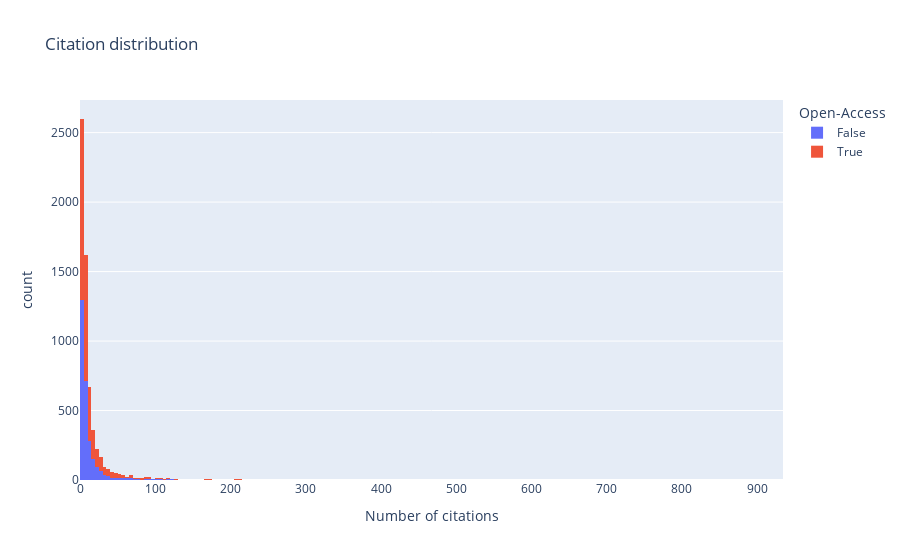

This figure's notebook cell:
### Code cell
# Visualisation of the citation distribution
fig = px.histogram(df, x='cited_by', title='Citation distribution',
                   labels={'count':'Count', 'cited_by':'Number of citations',
                   'free':'Open-Access'},
                   color='free')
fig.show()

### Figure 1 — Plotly figure (JSON) as saved in the notebook; plotly's stock layout.template omitted (floating-point values rounded to 4 significant figures; data arrays with more than 128 entries replaced by an {"elided": "..."} marker saying what was removed)
{"data": [{"alignmentgroup": "True", "bingroup": "x", "hovertemplate": "Open-Access=False<br>Number of citations=%{x}<br>count=%{y}<extra></extra>", "legendgroup": "False", "marker": {"color": "#636efa", "pattern": {"shape": ""}}, "name": "False", "offsetgroup": "False", "orientation": "v", "showlegend": true, "type": "histogram", "x": {"elided": "2830 int values"}, "xaxis": "x", "yaxis": "y"}, {"alignmentgroup": "True", "bingroup": "x", "hovertemplate": "Open-Access=True<br>Number of citations=%{x}<br>count=%{y}<extra></extra>", "legendgroup": "True", "marker": {"color": "#EF553B", "pattern": {"shape": ""}}, "name": "True", "offsetgroup": "True", "orientation": "v", "showlegend": true, "type": "histogram", "x": {"elided": "3463 int values"}, "xaxis": "x", "yaxis": "y"}], "layout": {"barmode": "relative", "legend": {"title": {"text": "Open-Access"}, "tracegroupgap": 0}, "title": {"text": "Citation distribution"}, "xaxis": {"anchor": "y", "domain": [0, 1], "title": {"text": "Number of citations"}}, "yaxis": {"anchor": "x", "domain": [0, 1], "title": {"text": "count"}}}}
